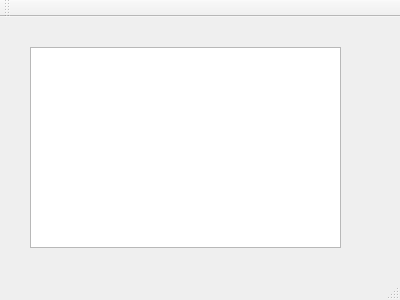
<?xml version="1.0" encoding="UTF-8"?>
<ui version="4.0">
 <class>MainWindow</class>
 <widget class="QMainWindow" name="MainWindow">
  <property name="geometry">
   <rect>
    <x>0</x>
    <y>0</y>
    <width>400</width>
    <height>300</height>
   </rect>
  </property>
  <property name="windowTitle">
   <string>MainWindow</string>
  </property>
  <widget class="QWidget" name="centralWidget">
   <widget class="HGView" name="graphicsView">
    <property name="geometry">
     <rect>
      <x>30</x>
      <y>30</y>
      <width>311</width>
      <height>201</height>
     </rect>
    </property>
   </widget>
  </widget>
  <widget class="QMenuBar" name="menuBar">
   <property name="geometry">
    <rect>
     <x>0</x>
     <y>0</y>
     <width>400</width>
     <height>22</height>
    </rect>
   </property>
  </widget>
  <widget class="QToolBar" name="mainToolBar">
   <attribute name="toolBarArea">
    <enum>TopToolBarArea</enum>
   </attribute>
   <attribute name="toolBarBreak">
    <bool>false</bool>
   </attribute>
  </widget>
  <widget class="QStatusBar" name="statusBar"/>
 </widget>
 <layoutdefault spacing="6" margin="11"/>
 <customwidgets>
  <customwidget>
   <class>HGView</class>
   <extends>QGraphicsView</extends>
   <header location="global">hgview.h</header>
  </customwidget>
 </customwidgets>
 <resources/>
 <connections/>
</ui>
